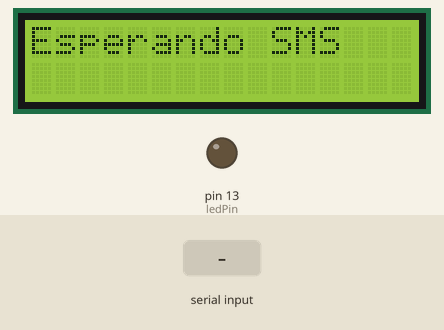
This sketch was run on a simulated Arduino Uno, built with avr-gcc and run on an emulated ATmega328P. Shown: 16×2 character LCD, output pins drawn as LEDs (lit = HIGH). Inputs (shaded band) come from the test bench. What the sketch prints to the serial monitor is not drawn.

Above: at 1.4 s.
1.5 s: "On" received over Serial
At 2.5 s:
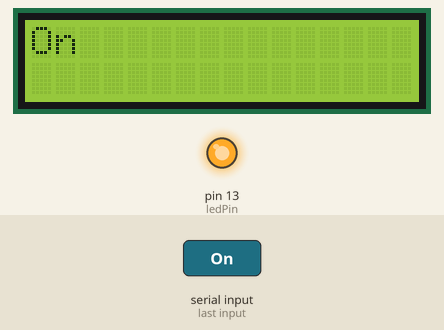
3.0 s: "Off" received over Serial
At 3.7 s:
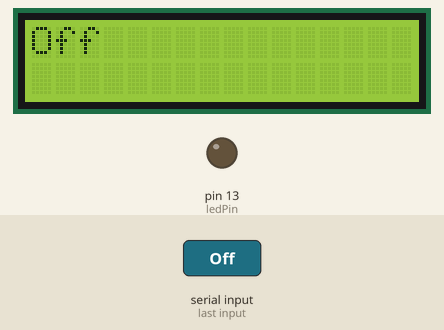
4.5 s: "1" received over Serial
At 5.9 s:
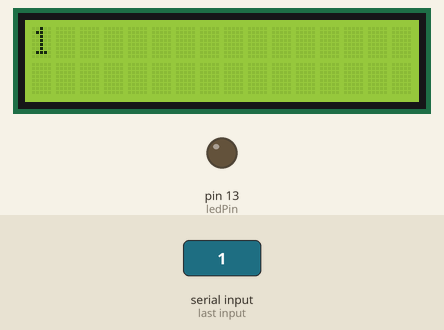
Timing chart, 0 to 7.5 s (numbered marks = the images above; inputs shaded):
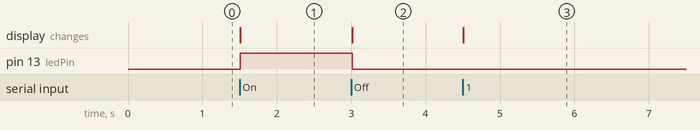

Measured:
- after the input at 1.5 s, pin 13 (ledPin): LOW → HIGH at once; the display: changes at once (image 1)
- after the input at 3.0 s, pin 13 (ledPin): HIGH → LOW at once; the display: changes at once (image 2)
- after the input at 4.5 s, the display: changes at once (image 3)

The sketch:

Bluetooth_Mensajes__Arduino.ino
```cpp
#include <LiquidCrystal.h>

LiquidCrystal lcd(7,6, 5, 4, 3, 2);
int ledPin = 13; //Asignamos la palabra ledPin como una variable tipo entera
String readString; //Asignamos la palabra readString a una variable tipo cadena


void setup()
{
  Serial.begin(9600); //inicializamos la comunicacion serial
  pinMode(ledPin, OUTPUT); //Se determina que el pin 13 va a ser usado como salida
  lcd.begin(16, 2);
  lcd.clear();
  lcd.noAutoscroll();
  lcd.print("Esperando SMS");
  delay( 200 );
}

void loop()
{
  while (Serial.available())
  { //Se verifica la disponibilidad del puero serial
    delay(3);                  // a traves de un loop
    char c = Serial.read();  // Se leen los caracteres que ingresan por el puerto
    readString += c;         //se acumulan cada uno de los caracteres en readString
  }
  if (readString.length() >0)
  { //Se verifica que la variable contenga informacion
    lcd.clear();
    Serial.println(readString);  //se envia lo que tenga la variable
    lcd.print(readString);
    if (readString == "On")     //se compara si la palabra que llega es "on"
    {
      digitalWrite(ledPin, HIGH); //Si es "on" se enciende el led del pin 13
    }
    if (readString == "Off")  // Se compara si la palabra que llega es "off"
    {
      digitalWrite(ledPin, LOW); //si es "off" se apaga el led del pin 13
    }
    readString=""; // Se limpia la variable
  }
}
```
